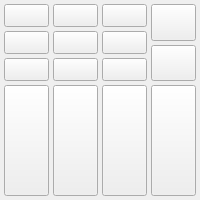
<?xml version="1.0" encoding="UTF-8"?>
<ui version="4.0">
 <class>PTZMovementControls</class>
 <widget class="QWidget" name="PTZMovementControls">
  <property name="geometry">
   <rect>
    <x>0</x>
    <y>0</y>
    <width>200</width>
    <height>200</height>
   </rect>
  </property>
  <property name="sizePolicy">
   <sizepolicy hsizetype="Expanding" vsizetype="Fixed">
    <horstretch>0</horstretch>
    <verstretch>0</verstretch>
   </sizepolicy>
  </property>
  <layout class="QGridLayout" name="movementControlsGridLayout">
   <property name="leftMargin">
    <number>4</number>
   </property>
   <property name="topMargin">
    <number>4</number>
   </property>
   <property name="rightMargin">
    <number>4</number>
   </property>
   <property name="bottomMargin">
    <number>4</number>
   </property>
   <property name="spacing">
    <number>4</number>
   </property>
   <item row="0" column="0" rowspan="3" colspan="3">
    <widget class="QStackedWidget" name="pantiltStack">
     <property name="currentIndex">
      <number>0</number>
     </property>
     <widget class="QWidget" name="buttonsPage">
      <layout class="QGridLayout" name="pantiltGridLayout">
       <property name="leftMargin">
        <number>0</number>
       </property>
       <property name="topMargin">
        <number>0</number>
       </property>
       <property name="rightMargin">
        <number>0</number>
       </property>
       <property name="bottomMargin">
        <number>0</number>
       </property>
       <property name="spacing">
        <number>4</number>
       </property>
       <item row="0" column="0">
        <widget class="SquareToolButton" name="panTiltButton_upleft">
         <property name="sizePolicy">
          <sizepolicy hsizetype="Expanding" vsizetype="Expanding">
           <horstretch>0</horstretch>
           <verstretch>0</verstretch>
          </sizepolicy>
         </property>
         <property name="toolTip">
          <string>PTZ.Action.PanTiltUpLeft.Tooltip</string>
         </property>
         <property name="text">
          <string/>
         </property>
         <property name="icon">
          <iconset resource="ptz-controls.qrc">
           <normaloff>:/icons/icons/pantilt_upleft_dark.svg</normaloff>:/icons/icons/pantilt_upleft_dark.svg</iconset>
         </property>
        </widget>
       </item>
       <item row="0" column="1">
        <widget class="SquareToolButton" name="panTiltButton_up">
         <property name="sizePolicy">
          <sizepolicy hsizetype="Expanding" vsizetype="Expanding">
           <horstretch>0</horstretch>
           <verstretch>0</verstretch>
          </sizepolicy>
         </property>
         <property name="toolTip">
          <string>PTZ.Action.PanTiltUp.Tooltip</string>
         </property>
         <property name="text">
          <string/>
         </property>
         <property name="icon">
          <iconset resource="ptz-controls.qrc">
           <normaloff>:/icons/icons/pantilt_up_dark.svg</normaloff>:/icons/icons/pantilt_up_dark.svg</iconset>
         </property>
        </widget>
       </item>
       <item row="2" column="2">
        <widget class="SquareToolButton" name="panTiltButton_downright">
         <property name="sizePolicy">
          <sizepolicy hsizetype="Expanding" vsizetype="Expanding">
           <horstretch>0</horstretch>
           <verstretch>0</verstretch>
          </sizepolicy>
         </property>
         <property name="toolTip">
          <string>PTZ.Action.PanTiltDownRight.Tooltip</string>
         </property>
         <property name="text">
          <string/>
         </property>
         <property name="icon">
          <iconset resource="ptz-controls.qrc">
           <normaloff>:/icons/icons/pantilt_downright_dark.svg</normaloff>:/icons/icons/pantilt_downright_dark.svg</iconset>
         </property>
        </widget>
       </item>
       <item row="0" column="2">
        <widget class="SquareToolButton" name="panTiltButton_upright">
         <property name="sizePolicy">
          <sizepolicy hsizetype="Expanding" vsizetype="Expanding">
           <horstretch>0</horstretch>
           <verstretch>0</verstretch>
          </sizepolicy>
         </property>
         <property name="toolTip">
          <string>PTZ.Action.PanTiltUpRight.Tooltip</string>
         </property>
         <property name="text">
          <string/>
         </property>
         <property name="icon">
          <iconset resource="ptz-controls.qrc">
           <normaloff>:/icons/icons/pantilt_upright_dark.svg</normaloff>:/icons/icons/pantilt_upright_dark.svg</iconset>
         </property>
        </widget>
       </item>
       <item row="1" column="1">
        <widget class="SquareToolButton" name="panTiltButton_home">
         <property name="sizePolicy">
          <sizepolicy hsizetype="Expanding" vsizetype="Expanding">
           <horstretch>0</horstretch>
           <verstretch>0</verstretch>
          </sizepolicy>
         </property>
         <property name="text">
          <string/>
         </property>
         <property name="icon">
          <iconset resource="ptz-controls.qrc">
           <normaloff>:/icons/icons/pantilt_home_dark.svg</normaloff>:/icons/icons/pantilt_home_dark.svg</iconset>
         </property>
        </widget>
       </item>
       <item row="1" column="0">
        <widget class="SquareToolButton" name="panTiltButton_left">
         <property name="sizePolicy">
          <sizepolicy hsizetype="Expanding" vsizetype="Expanding">
           <horstretch>0</horstretch>
           <verstretch>0</verstretch>
          </sizepolicy>
         </property>
         <property name="toolTip">
          <string>PTZ.Action.PanTiltLeft.Tooltip</string>
         </property>
         <property name="text">
          <string/>
         </property>
         <property name="icon">
          <iconset resource="ptz-controls.qrc">
           <normaloff>:/icons/icons/pantilt_left_dark.svg</normaloff>:/icons/icons/pantilt_left_dark.svg</iconset>
         </property>
        </widget>
       </item>
       <item row="2" column="1">
        <widget class="SquareToolButton" name="panTiltButton_down">
         <property name="sizePolicy">
          <sizepolicy hsizetype="Expanding" vsizetype="Expanding">
           <horstretch>0</horstretch>
           <verstretch>0</verstretch>
          </sizepolicy>
         </property>
         <property name="toolTip">
          <string>PTZ.Action.PanTiltDown.Tooltip</string>
         </property>
         <property name="text">
          <string/>
         </property>
         <property name="icon">
          <iconset resource="ptz-controls.qrc">
           <normaloff>:/icons/icons/pantilt_down_dark.svg</normaloff>:/icons/icons/pantilt_down_dark.svg</iconset>
         </property>
        </widget>
       </item>
       <item row="2" column="0">
        <widget class="SquareToolButton" name="panTiltButton_downleft">
         <property name="sizePolicy">
          <sizepolicy hsizetype="Expanding" vsizetype="Expanding">
           <horstretch>0</horstretch>
           <verstretch>0</verstretch>
          </sizepolicy>
         </property>
         <property name="toolTip">
          <string>PTZ.Action.PanTiltDownLeft.Tooltip</string>
         </property>
         <property name="text">
          <string/>
         </property>
         <property name="icon">
          <iconset resource="ptz-controls.qrc">
           <normaloff>:/icons/icons/pantilt_downleft_dark.svg</normaloff>:/icons/icons/pantilt_downleft_dark.svg</iconset>
         </property>
        </widget>
       </item>
       <item row="1" column="2">
        <widget class="SquareToolButton" name="panTiltButton_right">
         <property name="sizePolicy">
          <sizepolicy hsizetype="Expanding" vsizetype="Expanding">
           <horstretch>0</horstretch>
           <verstretch>0</verstretch>
          </sizepolicy>
         </property>
         <property name="toolTip">
          <string>PTZ.Action.PanTiltRight.Tooltip</string>
         </property>
         <property name="text">
          <string/>
         </property>
         <property name="icon">
          <iconset resource="ptz-controls.qrc">
           <normaloff>:/icons/icons/pantilt_right_dark.svg</normaloff>:/icons/icons/pantilt_right_dark.svg</iconset>
         </property>
        </widget>
       </item>
      </layout>
     </widget>
     <widget class="QWidget" name="touchPage">
      <layout class="QVBoxLayout" name="touchPageVerticalLayout">
       <property name="leftMargin">
        <number>0</number>
       </property>
       <property name="topMargin">
        <number>0</number>
       </property>
       <property name="rightMargin">
        <number>0</number>
       </property>
       <property name="bottomMargin">
        <number>0</number>
       </property>
       <item>
        <widget class="TouchControl" name="panTiltTouch" native="true"/>
       </item>
      </layout>
     </widget>
     <widget class="QWidget" name="viewPage">
      <layout class="QVBoxLayout" name="viewPageVerticalLayout">
       <property name="leftMargin">
        <number>0</number>
       </property>
       <property name="topMargin">
        <number>0</number>
       </property>
       <property name="rightMargin">
        <number>0</number>
       </property>
       <property name="bottomMargin">
        <number>0</number>
       </property>
       <item>
        <widget class="PTZViewControl" name="viewControl" native="true"/>
       </item>
      </layout>
     </widget>
    </widget>
   </item>
   <item row="0" column="3" rowspan="3">
    <layout class="QVBoxLayout" name="zoomControlsVerticalLayout">
     <item>
      <widget class="SquareToolButton" name="zoomButton_tele">
       <property name="sizePolicy">
        <sizepolicy hsizetype="Expanding" vsizetype="Expanding">
         <horstretch>0</horstretch>
         <verstretch>0</verstretch>
        </sizepolicy>
       </property>
       <property name="toolTip">
        <string>PTZ.Action.ZoomTele.Tooltip</string>
       </property>
       <property name="layoutDirection">
        <enum>Qt::LayoutDirection::LeftToRight</enum>
       </property>
       <property name="icon">
        <iconset resource="ptz-controls.qrc">
         <normaloff>:/icons/icons/zoom_in_dark.svg</normaloff>:/icons/icons/zoom_in_dark.svg</iconset>
       </property>
      </widget>
     </item>
     <item>
      <widget class="SquareToolButton" name="zoomButton_wide">
       <property name="sizePolicy">
        <sizepolicy hsizetype="Expanding" vsizetype="Expanding">
         <horstretch>0</horstretch>
         <verstretch>0</verstretch>
        </sizepolicy>
       </property>
       <property name="toolTip">
        <string>PTZ.Action.ZoomWide.Tooltip</string>
       </property>
       <property name="icon">
        <iconset resource="ptz-controls.qrc">
         <normaloff>:/icons/icons/zoom_out_dark.svg</normaloff>:/icons/icons/zoom_out_dark.svg</iconset>
       </property>
      </widget>
     </item>
    </layout>
   </item>
   <item row="3" column="0">
    <widget class="SquareToolButton" name="focusButton_auto">
     <property name="sizePolicy">
      <sizepolicy hsizetype="Expanding" vsizetype="Expanding">
       <horstretch>0</horstretch>
       <verstretch>0</verstretch>
      </sizepolicy>
     </property>
     <property name="toolTip">
      <string>PTZ.Action.FocusAutoToggle.Tooltip</string>
     </property>
     <property name="icon">
      <iconset resource="ptz-controls.qrc">
       <normaloff>:/icons/icons/focus_auto_dark.svg</normaloff>:/icons/icons/focus_auto_dark.svg</iconset>
     </property>
     <property name="checkable">
      <bool>true</bool>
     </property>
    </widget>
   </item>
   <item row="3" column="1">
    <widget class="SquareToolButton" name="focusButton_near">
     <property name="sizePolicy">
      <sizepolicy hsizetype="Expanding" vsizetype="Expanding">
       <horstretch>0</horstretch>
       <verstretch>0</verstretch>
      </sizepolicy>
     </property>
     <property name="toolTip">
      <string>PTZ.Action.FocusNear.Tooltip</string>
     </property>
     <property name="icon">
      <iconset resource="ptz-controls.qrc">
       <normaloff>:/icons/icons/focus_near_dark.svg</normaloff>:/icons/icons/focus_near_dark.svg</iconset>
     </property>
    </widget>
   </item>
   <item row="3" column="2">
    <widget class="SquareToolButton" name="focusButton_far">
     <property name="sizePolicy">
      <sizepolicy hsizetype="Expanding" vsizetype="Expanding">
       <horstretch>0</horstretch>
       <verstretch>0</verstretch>
      </sizepolicy>
     </property>
     <property name="toolTip">
      <string>PTZ.Action.FocusFar.Tooltip</string>
     </property>
     <property name="layoutDirection">
      <enum>Qt::LayoutDirection::LeftToRight</enum>
     </property>
     <property name="icon">
      <iconset resource="ptz-controls.qrc">
       <normaloff>:/icons/icons/focus_far_dark.svg</normaloff>:/icons/icons/focus_far_dark.svg</iconset>
     </property>
    </widget>
   </item>
   <item row="3" column="3">
    <widget class="SquareToolButton" name="focusButton_onetouch">
     <property name="sizePolicy">
      <sizepolicy hsizetype="Expanding" vsizetype="Expanding">
       <horstretch>0</horstretch>
       <verstretch>0</verstretch>
      </sizepolicy>
     </property>
     <property name="toolTip">
      <string>PTZ.Action.FocusOneTouch.Tooltip</string>
     </property>
     <property name="text">
      <string/>
     </property>
     <property name="class" stdset="0">
      <string notr="true">icon-touch</string>
     </property>
    </widget>
   </item>
  </layout>
 </widget>
 <customwidgets>
  <customwidget>
   <class>TouchControl</class>
   <extends>QWidget</extends>
   <header>touch-control.hpp</header>
   <container>1</container>
  </customwidget>
  <customwidget>
   <class>SquareToolButton</class>
   <extends>QToolButton</extends>
   <header>square-tool-button.hpp</header>
  </customwidget>
  <customwidget>
   <class>PTZViewControl</class>
   <extends>QWidget</extends>
   <header>ptz-view-control.hpp</header>
  </customwidget>
 </customwidgets>
 <resources/>
 <connections/>
</ui>
